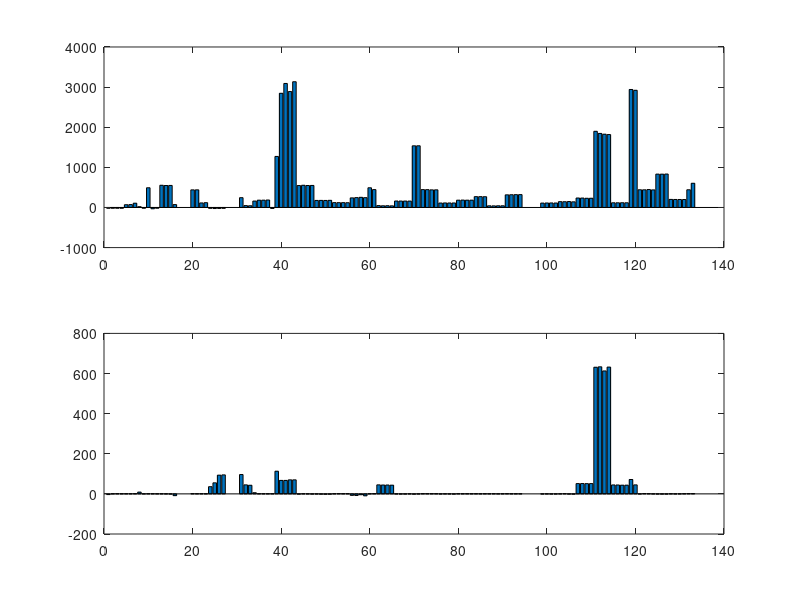

Write MATLAB code to recreate this figure.
clc;clear all;
H3_1_ID = [1
1
1
1
2
2
2
2
3
3
3
3
4
4
4
4
5
5
5
6
6
6
6
7
7
7
7
8
8
8
9
9
9
9
10
10
10
10
];

H3_2_ID = [13
13
13
13
15
15
15
15
16
16
16
16
17
17
18
18
18
18
19
19
19
19
20
20
21
21
21
21
22
22
22
22
23
23
23
23
24
24
24
];

H3_3_ID = [37
12
12
37
12
12
11
14
14
14
14
25
25
25
25
26
26
26
26
29
29
29
29
28
28
28
28
27
27
27
27
30
30
30
30
32
32
32
32
31
31
31
31
33
35
35
33
35
36
36
36
36
34
34
34
34
];

load window_P_H3_1
load window_Q_H3_1
load window_P_H3_2
load window_Q_H3_2
load window_P_H3_3
load window_Q_H3_3

% unique(sort([H3_1_ID;H3_2_ID;H3_3_ID]))'

window_P_H3_all = {};
for i = [unique(sort([H3_1_ID;H3_2_ID;H3_3_ID]))']
    temp = {};
    idx_H1 = find(H3_1_ID == i);
    temp = [temp window_P_H3_1(idx_H1)];
    
    idx_H2 = find(H3_2_ID == i);
    temp = [temp window_P_H3_2(idx_H2)];
    
    idx_H3 = find(H3_3_ID == i);
    temp = [temp window_P_H3_3(idx_H3)];
    
    window_P_H3_all{i} = temp;
end

window_Q_H3_all = {};
for i = [unique(sort([H3_1_ID;H3_2_ID;H3_3_ID]))']
    temp = {};
    idx_H1 = find(H3_1_ID == i);
    temp = [temp window_Q_H3_1(idx_H1)];
    
    idx_H2 = find(H3_2_ID == i);
    temp = [temp window_Q_H3_2(idx_H2)];
    
    idx_H3 = find(H3_3_ID == i);
    temp = [temp window_Q_H3_3(idx_H3)];
    
    window_Q_H3_all{i} = temp;
end

%% Histogram of all windows - H3
clear all
load window_P_H3_all.mat
load window_Q_H3_all.mat
window_P = window_P_H3_all;
window_Q = window_Q_H3_all;
% Euclidean Distance Based
count = 1;
for i = 1:length(window_P_H3_all)
    if(~isempty(window_P{i}))
        disp(i)
        N = length(window_P_H3_all{i});
        for k = [1:N]
            if(~isempty(window_P{i}{k}))
                tempP = window_P{i}{k}{1};  % on window
                DistP = max(tempP);
            
                tempQ = window_Q{i}{k}{1};   % on window
                DistQ = max(tempQ);
                
                MetricP(count) = DistP;
                MetricQ(count) = DistQ;
                count = count+1;
            else   % If there are no windows, fill with 0's
                MetricP(count) = 0;
                MetricQ(count) = 0;
                count = count+1;
            end
        end
    end
end
ax(1) = subplot(211);bar(MetricP);
ax(2) = subplot(212);bar(MetricQ);
linkaxes(ax, 'x');



